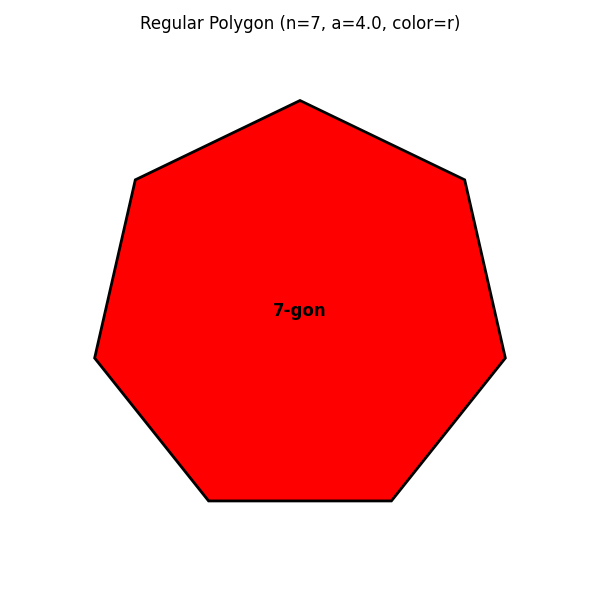

Write the Python code that produced this figure.
"""
Lab Work #4 - Task 4: Regular Polygon (Variant 29)
Implements a regular n-gon with drawing and area calculation.
Version: 1.0
Developer: Student, Variant 29
"""

import math
import os
import matplotlib
matplotlib.use('Agg')
import matplotlib.pyplot as plt
from .base import GeometricFigure, FigureColor


class RegularPolygon(GeometricFigure, FigureColor):
    """
    polygon with n equal sides

    """

    figure_name = "Regular Polygon"
    count = 0

    def __init__(self, n: int, side: float, color: str = 'blue', label: str = ''):
        """
        Initialize a regular polygon.

        """
        GeometricFigure.__init__(self)
        FigureColor.__init__(self, color)
        self.n    = n
        self.side = side
        self._label = label
        RegularPolygon.count += 1

    @property
    def n(self):
        """Return the number of sides of the polygon."""
        return self._n

    @n.setter
    def n(self, value: int):
        """
        Set the number of sides with validation.

        """
        if value < 3:
            raise ValueError("A polygon must have at least 3 sides.")
        self._n = value

    @property
    def side(self):
        """Return the side length of the polygon."""
        return self._side

    @side.setter
    def side(self, value: float):
        """
        Set the side length with validation.

        """
        if value <= 0:
            raise ValueError("Side length must be a positive number.")
        self._side = value

    def area(self):
        """
        Calculate the area of the regular polygon using the standard formula.

            A = (n * a²) / (4 * tan(π/n))

        """
        return (self._n * self._side ** 2) / (4 * math.tan(math.pi / self._n))

    @property
    def perimeter(self):
        """Return the perimeter of the polygon (n × side)."""
        return self._n * self._side

    def __str__(self):
        """Magic method: human-readable description of the polygon."""
        return (
            f"{self.figure_name}: n={self._n} sides, side={self._side}, "
            f"color={self._color}, area={self.area():.4f}, perimeter={self.perimeter:.4f}"
        )

    def draw_and_save(self, path: str = "task4/polygon.png"):
        """
        Draw the regular polygon, fill it with the chosen color, add a label,
        and save the image to a PNG file.

        """
        os.makedirs(os.path.dirname(path) or '.', exist_ok=True)

        R = self._side / (2 * math.sin(math.pi / self._n))
        vertices = [
            (R * math.cos(math.pi / 2 + 2 * math.pi * k / self._n),
             R * math.sin(math.pi / 2 + 2 * math.pi * k / self._n))
            for k in range(self._n)
        ]

        fig, ax = plt.subplots(figsize=(6, 6))
        poly_patch = plt.Polygon(vertices, facecolor=self._color,
                                 edgecolor='black', linewidth=2)
        ax.add_patch(poly_patch)


        label_text = self._label if self._label else f"{self._n}-gon"
        ax.text(0, 0, label_text, ha='center', va='center',
                fontsize=12, fontweight='bold')

        ax.set_aspect('equal')
        margin = R * 0.3
        ax.set_xlim(-R - margin, R + margin)
        ax.set_ylim(-R - margin, R + margin)
        ax.set_title(f"{self.figure_name} (n={self._n}, a={self._side}, color={self._color})")
        ax.axis('off')

        plt.tight_layout()
        plt.savefig(path, dpi=100)
        plt.close()
        return path
